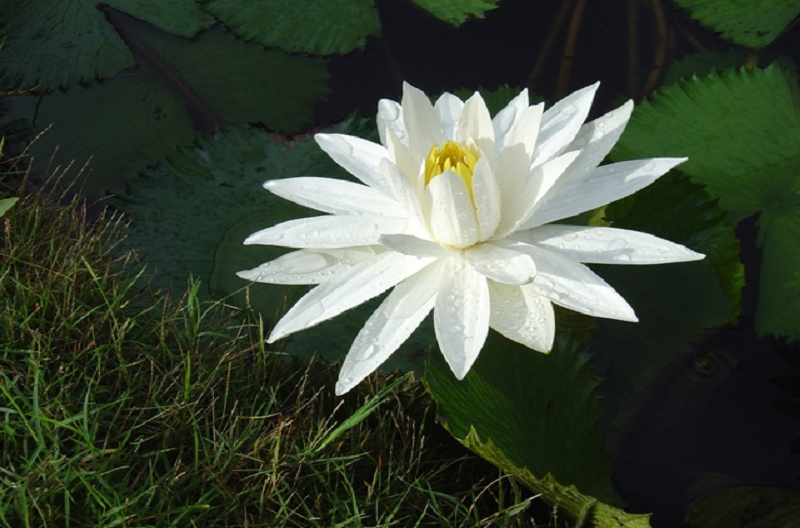
#> input picture CSE4182 - Digital Image Processing/assignment 6/shapla.png, 800 x 528 px, found by its file name
$ jupyter execute 'pepper salt.ipynb'
#> lines starting #> are read from the running program, lines starting #| are printed output that depends on the picture; after the words box and inside, x2 and y2 are one past the last pixel; in counts of white or black regions, pixels touching at a corner belong together
[cell 1]
import cmath
import matplotlib.pyplot as plt
import cv2
import numpy as np

[cell 2]
url = "assignment 6/shapla.png"
title = list()
images = list()
img = plt.imread(url)
#> img is the input picture: shape (528, 800, 3) float32; mean R, G, B 0.243, 0.28, 0.222

[cell 3]
def plot_img(img,title,ind,cmap='gray'):
    plt.subplot(3,3,ind)
    plt.title(title,fontsize=20)
    plt.imshow(img,cmap=cmap)
    plt.savefig('problem_6.jpg')

[cell 4]
grayImg = cv2.cvtColor(img,cv2.COLOR_RGB2GRAY)
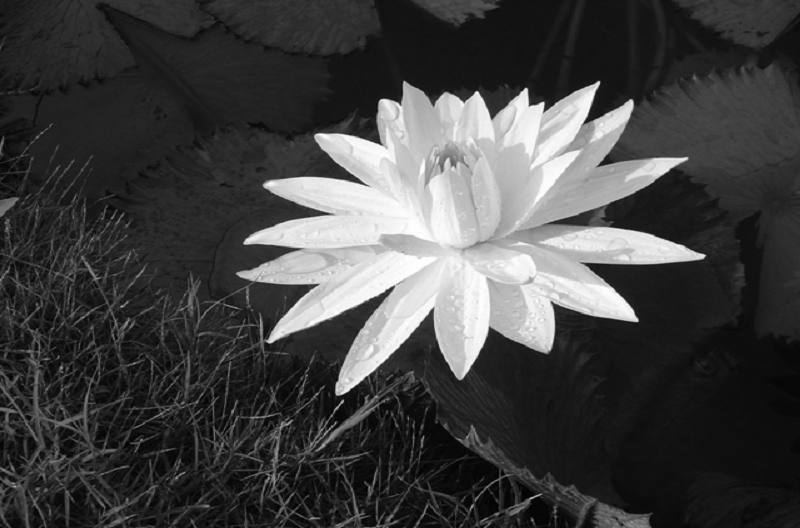
#> grayImg: shape (528, 800) float32; min 0.00667, max 1, mean 0.261
avg_kernel = np.ones((3,3))/9

average_img = cv2.filter2D(grayImg,-1,avg_kernel)
title.append('Gray')
images.append(grayImg)
title.append('averaged Gray')
images.append(average_img)

[cell 5]
w,h = grayImg.shape
#> w = 528; h = 800
total_salty = (w*h)//20
#> total_salty = 21120
Xaxis = np.random.randint(w,size = total_salty)
Yaxis = np.random.randint(h,size = total_salty)
noisyImg = np.copy(grayImg)
for a,b in zip(Xaxis,Yaxis):
    bit = np.random.randint(0,2) * 255
    noisyImg[a,b] = bit
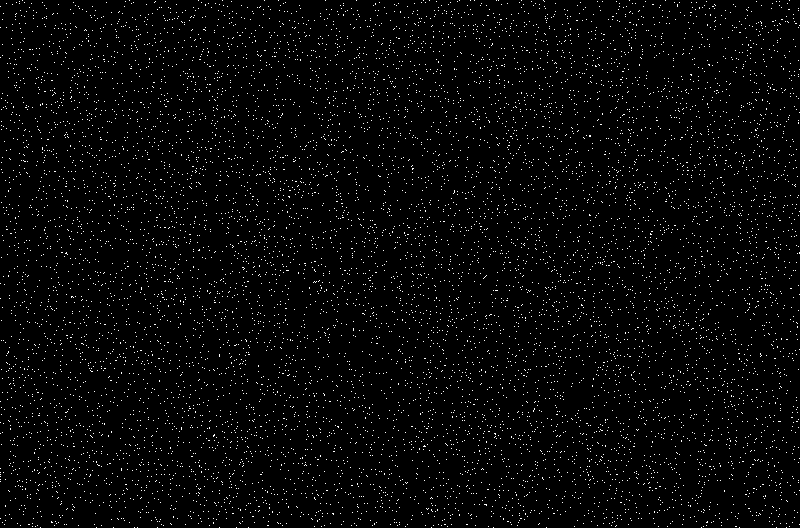
#> noisyImg: shape (528, 800) float32; 4.87% of pixels changed, all inside (x1, y1, x2, y2) = (0, 0, 800, 528)

title.append('noisy')
images.append(noisyImg)

[cell 6]
average_noise = cv2.filter2D(noisyImg,-1,avg_kernel)
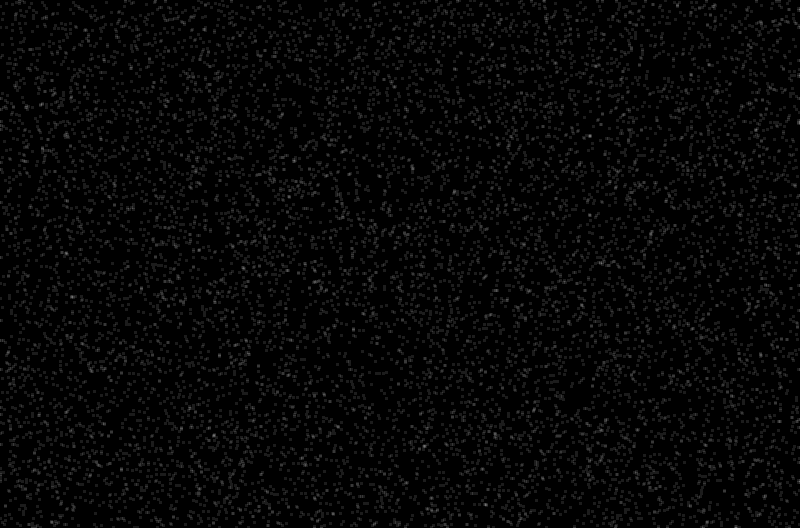
#> average_noise: shape (528, 800) float32; min 0.017, max 113.7, mean 6.5
title.append('average noise')
images.append(average_noise)

[cell 7]
gaussian = cv2.GaussianBlur(noisyImg,(3,3),0)
title.append('gaussian filter')
images.append(gaussian)

[cell 8]
median = cv2.medianBlur(noisyImg,3)
title.append('median')
images.append(median)

[cell 9]
plt.figure(figsize=(20,20))
for i,(img,title) in enumerate(zip(images,title)):
    plot_img(img,title,i+1)
#> this loop made 6 passes
#> title on passes 1 to 6: 'Gray', 'averaged Gray', 'noisy', 'average noise', 'gaussian filter', 'median'
#> pass 2, in plot_img (call 2), `plt.savefig('problem_6.jpg')`:
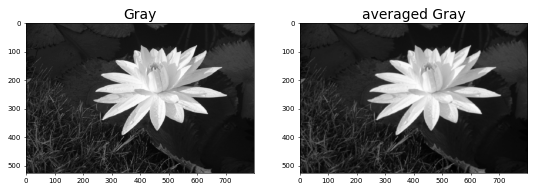
#> figure drawn by matplotlib, 2 panels
